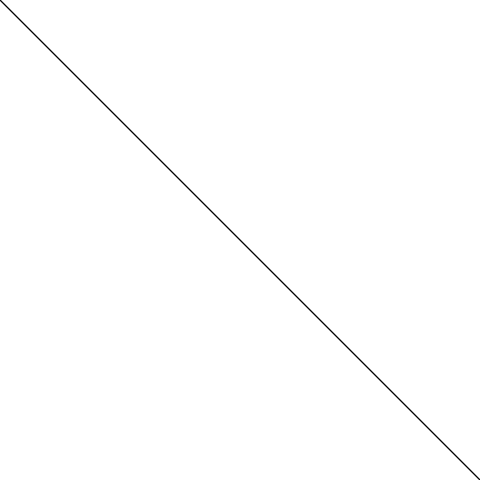
Frame 1 (no input)
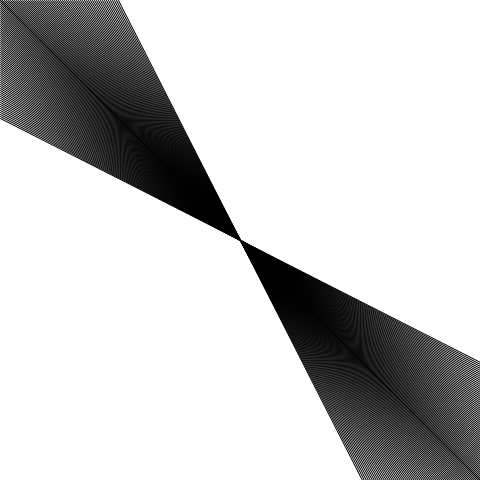
Frame 60 (the mouse pressed at the canvas centre just before this capture)
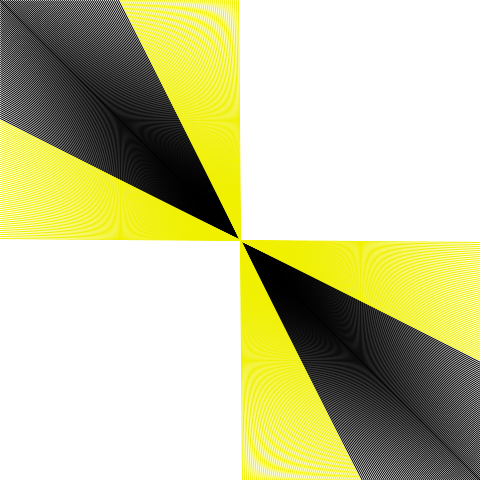
Frame 120 (the mouse held since frame 60 and released just before this capture)

The Processing sketch that drew these frames (run headless with seeded random() and noise(); from frame 60 on, the mouse is pressed at the canvas centre):

// Processing sketch: sketch6627
// ── sketch6627.pde
int x=0;
int y=0;
void setup() {
  size(480, 480);
  frameRate(30);
  background(255);
}
    
void draw() {
  stroke(mouseX, mouseY,0);
  line(x, 0, width - x, height);
  x=x+2;
  line(0, y, width, height - y);
  y=y+2;
  if(y>height){
  x=0;
  y=0;
  }
}



  
  
  

    
  

  

    
